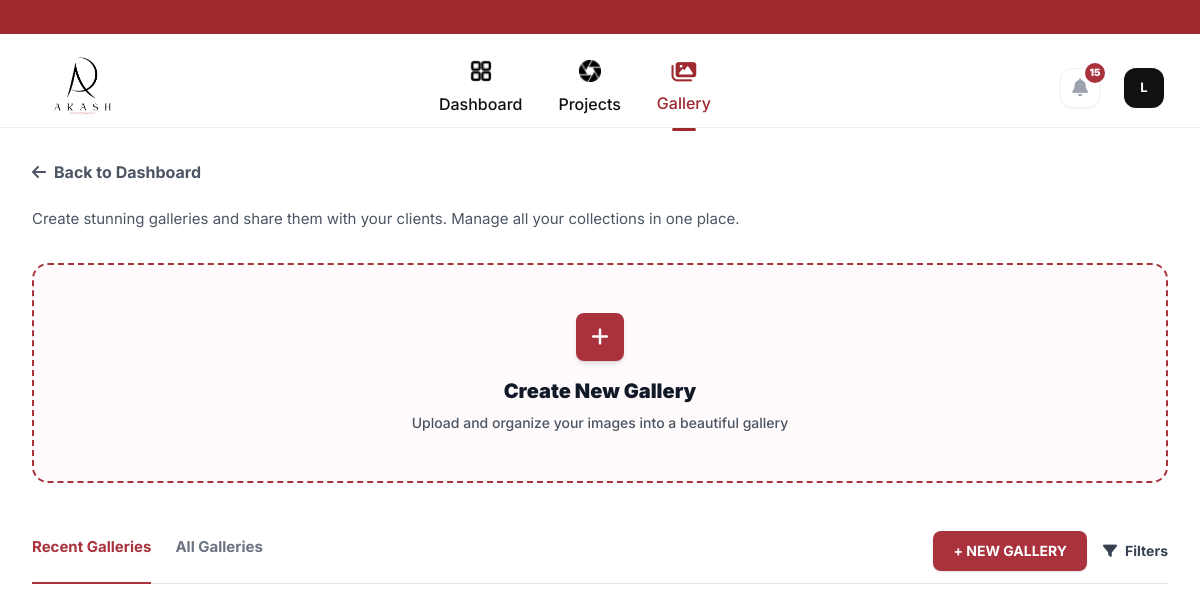
Page /galleries/ (signed in) on the earlier database version.
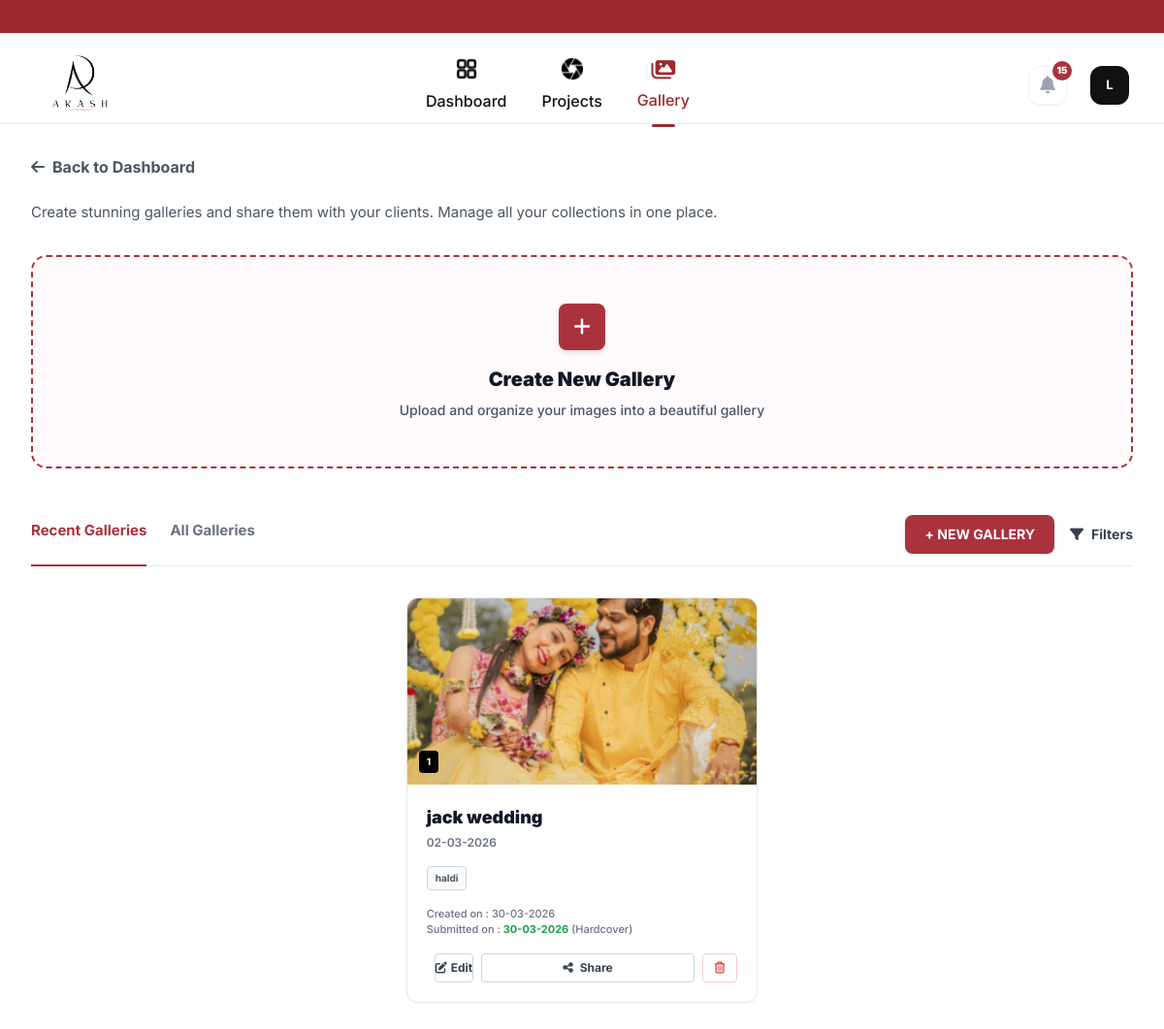
Same page on the later database version.
### photography/models.py (models this page shows)
class Gallery(models.Model):
    title = models.CharField(max_length=255)
    project_id = models.CharField(max_length=50)
    event_date = models.DateField()
    created_at = models.DateTimeField(auto_now_add=True)
    share_token = models.UUIDField(default=uuid.uuid4, editable=False, unique=True)
    expiry_date = models.DateField(null=True, blank=True)
    submitted_at = models.DateTimeField(null=True, blank=True)
    album_choice = models.CharField(max_length=50, null=True, blank=True)

class Image(models.Model):
    folder = models.ForeignKey(Folder, related_name='images', on_delete=models.CASCADE)
    file = models.ImageField(upload_to='galleries/')
    is_cover = models.BooleanField(default=False)

class Folder(models.Model):
    gallery = models.ForeignKey(Gallery, related_name='folders', on_delete=models.CASCADE)
    title = models.CharField(max_length=255)

### photography/views.py (the view)
# urls.py: path('galleries/', gallery_dashboard, name='gallery_dashboard'),
def gallery_dashboard(request):
    galleries = Gallery.objects.prefetch_related('folders__images').order_by('-created_at')
    for gallery in galleries:
        representative_image = None
        for folder in gallery.folders.all():
            cover = folder.images.filter(is_cover=True).first()
            if cover:
                representative_image = cover
                break
        if not representative_image:
            for folder in gallery.folders.all():
                any_img = folder.images.first()
                if any_img:
                    representative_image = any_img
                    break
        gallery.representative_image = representative_image
    return render(request, 'gallery/dashboard.html', {
        'galleries': galleries
    })

### photography/context_processors.py (called while the page is built)
def notifications_context(request):
    if request.user.is_authenticated:
        try:
            user_profile = request.user.employee_profile
            base_query = EmployeeNotification.objects.filter(
                employee=user_profile,
                is_read=False
            )
            total_unread = base_query.count()
            notifications = base_query.order_by('-created_at')[:10]
            return {
                'unread_notifications': notifications,
                'unread_count': total_unread
            }
        except Exception as e:
            print(f"Context Processor Error: {e}")
            return {'unread_notifications': [], 'unread_count': 0}
    return {'unread_notifications': [], 'unread_count': 0}

### photography/templates/gallery/dashboard.html (shortened to what the changed rows need)
{% extends "base.html" %}
{% load static %}
{% block content %}
<div class="max-w-[1200px] mx-auto p-8 font-['Inter']">
    <div class="grid grid-cols-1 md:grid-cols-2 lg:grid-cols-3 gap-6">
        {% for gallery in galleries %}
        <a href="{% url 'gallery_overview' gallery.id %}"><div class="bg-white border border-gray-200 rounded-xl overflow-hidden shadow-sm hover:shadow-md transition">
            <div class="h-48 bg-gray-200 overflow-hidden relative">
                {% if gallery.representative_image %}
                    <img src="{{ gallery.representative_image.file.url }}"
                        alt="{{ gallery.title }}"
                        class="w-full h-full object-cover transition-transform duration-500 group-hover:scale-105">
                {% else %}
                    <img src="{% static 'images/placeholder.jpg' %}"
                        alt="Placeholder"
                        class="w-full h-full object-cover opacity-60">
                {% endif %}
                <span class="absolute bottom-3 left-3 bg-black text-white text-[10px] font-bold px-2 py-1 rounded z-10">
                    {{ gallery.project_id }}
                </span>
            </div>
            <div class="p-5">
                <h4 class="font-black text-lg text-gray-900 mb-1">{{ gallery.title }}</h4>
                <p class="text-gray-500 text-xs font-semibold mb-4">{{ gallery.event_date|date:"d-m-Y" }}</p>
                <div class="flex flex-wrap gap-2 mb-4">
                    {% for folder in gallery.folders.all %}
                        <span class="border border-gray-300 text-gray-600 text-[10px] font-bold px-2 py-1 rounded bg-gray-50">{{ folder.title }}</span>
                    {% endfor %}
                </div>
                <div class="text-[11px] text-gray-500 font-medium mb-4">
                    <p>Created on : {{ gallery.created_at|date:"d-m-Y" }}</p>
                    <p>Submitted on : {% if gallery.submitted_at %}<span class="text-green-600 font-bold">{{ gallery.submitted_at|date:"d-m-Y" }}</span> ({{ gallery.album_choice|title }}){% else %}-----{% endif %}</p>
                </div>
                <div class="flex gap-2">
                    <a href="{% url 'edit_gallery' gallery.id %}">
                        <button class="flex-1 border border-gray-300 text-gray-700 py-1.5 rounded text-xs font-bold hover:bg-gray-50"><i class="fas fa-edit mr-1"></i>Edit</button>
                    </a>
                    <button onclick="openShareModal('{{ gallery.id }}')" class="flex-1 border border-gray-300 text-gray-700 py-1.5 rounded text-xs font-bold hover:bg-gray-50 transition">
                        <i class="fas fa-share-alt mr-1"></i> Share
                    </button>
                    <button class="border border-red-200 text-red-600 px-3 py-1.5 rounded text-xs hover:bg-red-50"><i class="far fa-trash-alt"></i></button>
                </div>
            </div>
        </div>
        </a>
        {% endfor %}
    </div>
</div>
{% endblock %}

Differences in the rows shown:
added Gallery: representative_image.file (picture), project_id "1", title "jack wedding", event_date "02-03-2026", created_at "30-03-2026", submitted_at "30-03-2026", album_choice "Hardcover"
added Folder: title "haldi"
